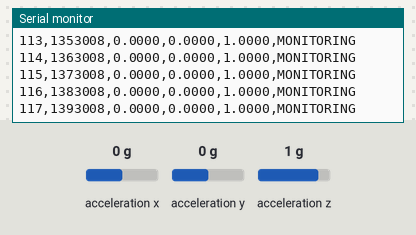
Bench run of a program on a simulated ESP32-S3. On the bench: the last lines printed to the serial monitor. Wiring (inferred from the names in the program): MPU-6050 motion sensor at I2C address 0x68. The test bench sets the inputs (shaded band); at power-on: acceleration z 1 g, acceleration x 0 g, acceleration y 0 g.

Above: at 1.4 s.
1.5 s: acceleration z set to 0.6 g
At 2.4 s:
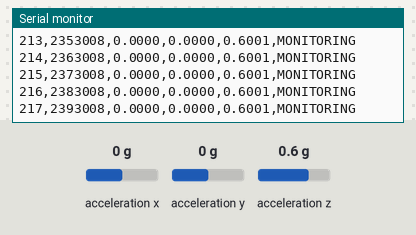
3.0 s: acceleration z set to 0.3 g
At 3.5 s:
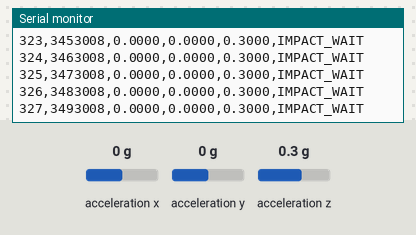
Timing chart, 0 to 6.0 s (numbered marks = the images above; inputs shaded):
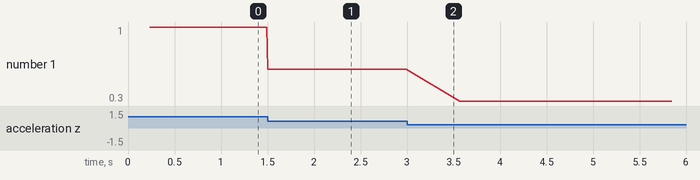

The program:

main.cpp
```cpp
// Sampling task + logging task, feeding the fall-detection rule
// (firmware/src/fall_detector.cpp). No on-device alarm output yet.

#include <Arduino.h>
#include <Wire.h>
#include <freertos/FreeRTOS.h>
#include <freertos/queue.h>
#include <freertos/task.h>

#include "config.h"
#include "fall_detector.h"
#include "pins.h"

#ifndef FIRMWARE_GIT_COMMIT
#define FIRMWARE_GIT_COMMIT "unknown"
#endif

struct SampleMsg {
  uint32_t counter;
  uint32_t micros;
  float ax_g;
  float ay_g;
  float az_g;
  bool valid;
  SensorState state;
};

static QueueHandle_t g_logQueue;

void scanI2cBus() {
  Serial.println("I2C scan starting...");
  int found = 0;
  for (uint8_t addr = 0x01; addr < 0x7F; addr++) {
    Wire.beginTransmission(addr);
    if (Wire.endTransmission() == 0) {
      Serial.printf("  found device at 0x%02X\n", addr);
      found++;
    }
  }
  Serial.printf("I2C scan done, %d device(s) found.\n", found);
}

void writeRegister(uint8_t reg, uint8_t value) {
  Wire.beginTransmission(MPU6050_ADDR);
  Wire.write(reg);
  Wire.write(value);
  Wire.endTransmission();
}

bool readWhoAmI(uint8_t &outValue) {
  Wire.beginTransmission(MPU6050_ADDR);
  Wire.write(REG_WHO_AM_I);
  if (Wire.endTransmission(false) != 0) {
    return false;
  }
  if (Wire.requestFrom(MPU6050_ADDR, (uint8_t)1) != 1) {
    return false;
  }
  outValue = Wire.read();
  return true;
}

bool readAccelG(float &ax, float &ay, float &az) {
  Wire.beginTransmission(MPU6050_ADDR);
  Wire.write(REG_ACCEL_XOUT_H);
  if (Wire.endTransmission(false) != 0) {
    return false;
  }
  if (Wire.requestFrom(MPU6050_ADDR, (uint8_t)6) != 6) {
    return false;
  }
  // Read MSB/LSB into separate statements: the order in which the two
  // Wire.read() calls inside "(a << 8) | b" would execute is not
  // specified by C++, which could silently swap high/low bytes.
  const uint8_t xHigh = Wire.read();
  const uint8_t xLow = Wire.read();
  const uint8_t yHigh = Wire.read();
  const uint8_t yLow = Wire.read();
  const uint8_t zHigh = Wire.read();
  const uint8_t zLow = Wire.read();
  const int16_t rawX = (xHigh << 8) | xLow;
  const int16_t rawY = (yHigh << 8) | yLow;
  const int16_t rawZ = (zHigh << 8) | zLow;
  ax = rawX / ACCEL_SCALE_LSB_PER_G;
  ay = rawY / ACCEL_SCALE_LSB_PER_G;
  az = rawZ / ACCEL_SCALE_LSB_PER_G;
  return true;
}

// High-priority task. Never blocks on Serial or display; the only blocking
// call is the I2C transaction itself, which is the sensor read.
void samplingTask(void *) {
  TickType_t lastWakeTime = xTaskGetTickCount();
  const TickType_t period = pdMS_TO_TICKS(SAMPLE_PERIOD_MS);
  uint32_t counter = 0;
  FallDetector detector;

  for (;;) {
    vTaskDelayUntil(&lastWakeTime, period);
    counter++; // increments every scheduled tick, not after a successful read

    SampleMsg msg;
    msg.counter = counter;
    msg.micros = micros();
    msg.valid = readAccelG(msg.ax_g, msg.ay_g, msg.az_g);

    // Called every tick, valid or not: a read failure must reach the
    // detector so it can drop a partially-observed sequence instead of
    // silently skipping ticks (see fall_detector.cpp).
    msg.state = detector.update(msg.valid, msg.ax_g, msg.ay_g, msg.az_g,
                                  msg.micros);

    xQueueSend(g_logQueue, &msg, 0); // non-blocking; drop if the queue is full
  }
}

// Lower-priority task. Serial is for debugging only (CLAUDE.md code rule 4);
// this is not the on-device alarm output.
void logTask(void *) {
  SampleMsg msg;
  for (;;) {
    if (xQueueReceive(g_logQueue, &msg, portMAX_DELAY) == pdTRUE) {
      if (msg.valid) {
        Serial.printf("%lu,%lu,%.4f,%.4f,%.4f,%s\n", msg.counter, msg.micros,
                       msg.ax_g, msg.ay_g, msg.az_g,
                       sensorStateName(msg.state));
      } else {
        Serial.printf("%lu,%lu,,,,%s\n", msg.counter, msg.micros,
                       sensorStateName(msg.state));
      }
    }
  }
}

void printLogHeader() {
  Serial.printf(
      "# sample_period_ms=%lu dlpf_cfg=0x%02X(44Hz) accel_fs_sel=0x%02X(+/-8g) "
      "position=waist commit=%s build=%s %s\n",
      (unsigned long)SAMPLE_PERIOD_MS, CONFIG_DLPF_44HZ, ACCEL_CONFIG_FS_SEL_8G,
      FIRMWARE_GIT_COMMIT, __DATE__, __TIME__);
  Serial.println("counter,micros,ax,ay,az,state");
}

void setup() {
  Serial.begin(115200);
  delay(200); // let USB-CDC serial come up before first prints

  Wire.begin(I2C_SDA_PIN, I2C_SCL_PIN);

  scanI2cBus();

  writeRegister(REG_PWR_MGMT_1, 0x00); // wake from sleep

  uint8_t whoAmI = 0;
  if (!readWhoAmI(whoAmI) || whoAmI != WHO_AM_I_EXPECTED) {
    Serial.printf("WARNING: WHO_AM_I = 0x%02X, expected 0x%02X\n", whoAmI,
                   WHO_AM_I_EXPECTED);
  }

  writeRegister(REG_ACCEL_CONFIG, ACCEL_CONFIG_FS_SEL_8G);
  writeRegister(REG_CONFIG, CONFIG_DLPF_44HZ);

  printLogHeader();

  g_logQueue = xQueueCreate(LOG_QUEUE_LENGTH, sizeof(SampleMsg));

  xTaskCreatePinnedToCore(samplingTask, "Sampling", 4096, nullptr, 3, nullptr,
                            1);
  xTaskCreatePinnedToCore(logTask, "Log", 4096, nullptr, 1, nullptr, 1);
}

void loop() {
  // All work happens in the FreeRTOS tasks created in setup().
  vTaskDelay(portMAX_DELAY);
}
```

fall_detector.h
```cpp
// Fall-detection rule: free-fall -> impact within a window -> trunk tilt
// + inactivity (CLAUDE.md "Design decisions"). No on-device alarm output
// yet; that is a separate module (see the output-alarm branch), which
// will consume the state this returns and will need its own way to
// clear FALL_DETECTED (cancel button or ALARM_TIMEOUT_S).
#pragma once

#include <cstdint>

enum class SensorState : uint8_t {
  MONITORING,
  FREE_FALL,
  IMPACT_WAIT,
  INACTIVITY_CHECK,
  FALL_DETECTED,
};

const char *sensorStateName(SensorState state);

class FallDetector {
 public:
  // valid: whether this sample's I2C read succeeded. ax_g/ay_g/az_g:
  // acceleration in g (only meaningful when valid). now_us: micros() at
  // this sample. Call every scheduled tick, even when valid is false, so
  // a sensor-read gap mid-sequence can reset the detector instead of
  // letting a stale or partially-observed sequence count as evidence.
  SensorState update(bool valid, float ax_g, float ay_g, float az_g,
                      uint32_t now_us);

 private:
  SensorState state_ = SensorState::MONITORING;
  uint32_t phase_start_us_ = 0;
  float svm_min_g_ = 0.0f;
  float svm_max_g_ = 0.0f;
};
```

fall_detector.cpp
```cpp
#include "fall_detector.h"

#include <math.h>

#include "config.h"

namespace {

constexpr float RAD_TO_DEG = 57.29577951308232f;

// PLACEHOLDER: a_v (the body's vertical axis component) is assumed to be
// az until the team confirms the physical mounting orientation on the
// waist (PROJECT_STATUS.md open decision #1). Update this if a different
// axis turns out to be vertical once the band is actually worn.
float verticalComponentG(float ax_g, float ay_g, float az_g) {
  (void)ax_g;
  (void)ay_g;
  return az_g;
}

}  // namespace

const char *sensorStateName(SensorState state) {
  switch (state) {
    case SensorState::MONITORING:
      return "MONITORING";
    case SensorState::FREE_FALL:
      return "FREE_FALL";
    case SensorState::IMPACT_WAIT:
      return "IMPACT_WAIT";
    case SensorState::INACTIVITY_CHECK:
      return "INACTIVITY_CHECK";
    case SensorState::FALL_DETECTED:
      return "FALL_DETECTED";
  }
  return "UNKNOWN";
}

SensorState FallDetector::update(bool valid, float ax_g, float ay_g,
                                   float az_g, uint32_t now_us) {
  if (!valid) {
    // CLAUDE.md anticipates I2C read failures as a normal condition to
    // handle. A gap mid-sequence means we cannot trust whatever happened
    // during it, so drop any in-progress detection back to MONITORING
    // rather than let a stale or partially-observed sequence (e.g. an
    // impact or an inactivity window) count as evidence once reads
    // resume.
    switch (state_) {
      case SensorState::FREE_FALL:
      case SensorState::IMPACT_WAIT:
      case SensorState::INACTIVITY_CHECK:
        state_ = SensorState::MONITORING;
        break;
      case SensorState::MONITORING:
      case SensorState::FALL_DETECTED:
        break;
    }
    return state_;
  }

  const float svm = sqrtf(ax_g * ax_g + ay_g * ay_g + az_g * az_g);

  switch (state_) {
    case SensorState::MONITORING:
      if (svm < FREEFALL_THRESHOLD_G) {
        state_ = SensorState::FREE_FALL;
        phase_start_us_ = now_us;
      }
      break;

    case SensorState::FREE_FALL:
      if (svm < FREEFALL_THRESHOLD_G) {
        const uint32_t elapsedMs = (now_us - phase_start_us_) / 1000;
        if (elapsedMs >= FREEFALL_MIN_MS) {
          state_ = SensorState::IMPACT_WAIT;
          phase_start_us_ = now_us;
        }
      } else {
        state_ = SensorState::MONITORING; // too short to be a real free-fall
      }
      break;

    case SensorState::IMPACT_WAIT: {
      // Check the window expiry first: an impact that arrives after the
      // window has closed must not be accepted (checking svm first would
      // accept a stale impact regardless of how late it is).
      const uint32_t elapsedMs = (now_us - phase_start_us_) / 1000;
      if (elapsedMs > IMPACT_WINDOW_MS) {
        state_ = SensorState::MONITORING; // no impact within the window
      } else if (svm > IMPACT_THRESHOLD_G) {
        // Tilt is only needed once an impact is seen, which also
        // guarantees svm > IMPACT_THRESHOLD_G > 0 here, so the a_v/svm
        // division below can never divide by zero.
        const float av = verticalComponentG(ax_g, ay_g, az_g);
        float ratio = av / svm;
        if (ratio > 1.0f) ratio = 1.0f;
        if (ratio < -1.0f) ratio = -1.0f;
        const float tiltDeg = acosf(ratio) * RAD_TO_DEG;

        if (tiltDeg > TILT_THRESHOLD_DEG) {
          state_ = SensorState::INACTIVITY_CHECK;
          phase_start_us_ = now_us;
          svm_min_g_ = svm;
          svm_max_g_ = svm;
        } else {
          state_ = SensorState::MONITORING; // impact without a fall-like tilt
        }
      }
      break;
    }

    case SensorState::INACTIVITY_CHECK: {
      if (svm < svm_min_g_) svm_min_g_ = svm;
      if (svm > svm_max_g_) svm_max_g_ = svm;

      const bool stillMoving =
          (svm_max_g_ - STANDING_SVM_G > INACTIVITY_SVM_DEV_G) ||
          (STANDING_SVM_G - svm_min_g_ > INACTIVITY_SVM_DEV_G);
      if (stillMoving) {
        state_ = SensorState::MONITORING;
        break;
      }

      const uint32_t elapsedMs = (now_us - phase_start_us_) / 1000;
      if (elapsedMs >= INACTIVITY_MS) {
        state_ = SensorState::FALL_DETECTED;
      }
      break;
    }

    case SensorState::FALL_DETECTED:
      // Held here until the output/alarm module resets it. Not
      // implemented yet - see the output-alarm branch.
      break;
  }

  return state_;
}
```

config.h
```cpp
// Sampling, sensor-configuration, and fall-rule constants.
// Values below marked "first guess" or "handout example" are starting
// points only; see CLAUDE.md "Named constants" and PROJECT_STATUS.md
// "Threshold register" before trusting them for a report.
#pragma once

#include <cstddef>
#include <cstdint>

// Design choice: 100 Hz target sampling rate (CLAUDE.md "Design decisions").
constexpr uint32_t SAMPLE_PERIOD_MS = 10;

// MPU6050 datasheet: +/-8 g range gives 4096 LSB/g sensitivity.
constexpr float ACCEL_SCALE_LSB_PER_G = 4096.0f;

// ACCEL_CONFIG (0x1C) bits 4:3 = FS_SEL. FS_SEL=2 selects +/-8 g
// (MPU6050 register map datasheet, CLAUDE.md "Sensor config").
constexpr uint8_t ACCEL_CONFIG_FS_SEL_8G = 0x10;

// CONFIG (0x1A) bits 2:0 = DLPF_CFG. DLPF_CFG=3 selects 44 Hz accelerometer
// bandwidth (MPU6050 register map datasheet table 7, CLAUDE.md first
// choice, to confirm with own data).
constexpr uint8_t CONFIG_DLPF_44HZ = 0x03;

// Design choice: buffers ~320 ms of samples at 100 Hz between the sampling
// task and the logging task.
constexpr size_t LOG_QUEUE_LENGTH = 32;

// Fall-detection rule (CLAUDE.md "Design decisions": free-fall -> impact
// within a window -> trunk tilt + inactivity). None of these are
// validated against real fall data yet (PROJECT_STATUS.md threshold
// register).

// Handout example: SVM below this marks the start of free-fall.
constexpr float FREEFALL_THRESHOLD_G = 0.4f;

// First guess: 5 samples at the 100 Hz target, must stay below
// FREEFALL_THRESHOLD_G for at least this long to count as a real
// free-fall (not just a glitch).
constexpr uint32_t FREEFALL_MIN_MS = 50;

// Handout example: SVM above this after a free-fall marks impact.
constexpr float IMPACT_THRESHOLD_G = 2.5f;

// Handout example: impact must occur within this long after free-fall
// is confirmed, or the episode is dropped.
constexpr uint32_t IMPACT_WINDOW_MS = 500;

// First guess: trunk tilt at impact must exceed this to count as a
// fall-like posture change, not just a hard footstep or bump.
constexpr float TILT_THRESHOLD_DEG = 60.0f;

// First guess: after a tilted impact, SVM must stay within
// STANDING_SVM_G +/- INACTIVITY_SVM_DEV_G for this long (tracked with a
// running min/max, no variance) before the fall is confirmed.
constexpr uint32_t INACTIVITY_MS = 2000;
constexpr float INACTIVITY_SVM_DEV_G = 0.15f;

// Nominal SVM at rest (gravity only, no motion).
constexpr float STANDING_SVM_G = 1.0f;
```

pins.h
```cpp
// Pin and register constants for the fall-detection band.
// Sources are noted per constant. Do not invent new pin numbers here;
// confirm with the team and update CLAUDE.md when wiring changes.
#pragma once

#include <cstdint>

// I2C bus (CLAUDE.md "Hardware" section).
constexpr int I2C_SDA_PIN = 8;
constexpr int I2C_SCL_PIN = 9;

// MPU6050 INT pin (CLAUDE.md "Hardware" section, wired 2026-11-05).
constexpr int MPU6050_INT_PIN = 4;

// MPU6050 register map (datasheet / register map doc, not measured).
constexpr uint8_t MPU6050_ADDR = 0x68;
constexpr uint8_t REG_PWR_MGMT_1 = 0x6B;
constexpr uint8_t REG_WHO_AM_I = 0x75;
constexpr uint8_t WHO_AM_I_EXPECTED = 0x68;
constexpr uint8_t REG_CONFIG = 0x1A;
constexpr uint8_t REG_ACCEL_CONFIG = 0x1C;
constexpr uint8_t REG_ACCEL_XOUT_H = 0x3B;
```

Measured:
- the behaviour switches between 0.5 and 0.4 g on acceleration z (found by bisection; images 1 and 2)
